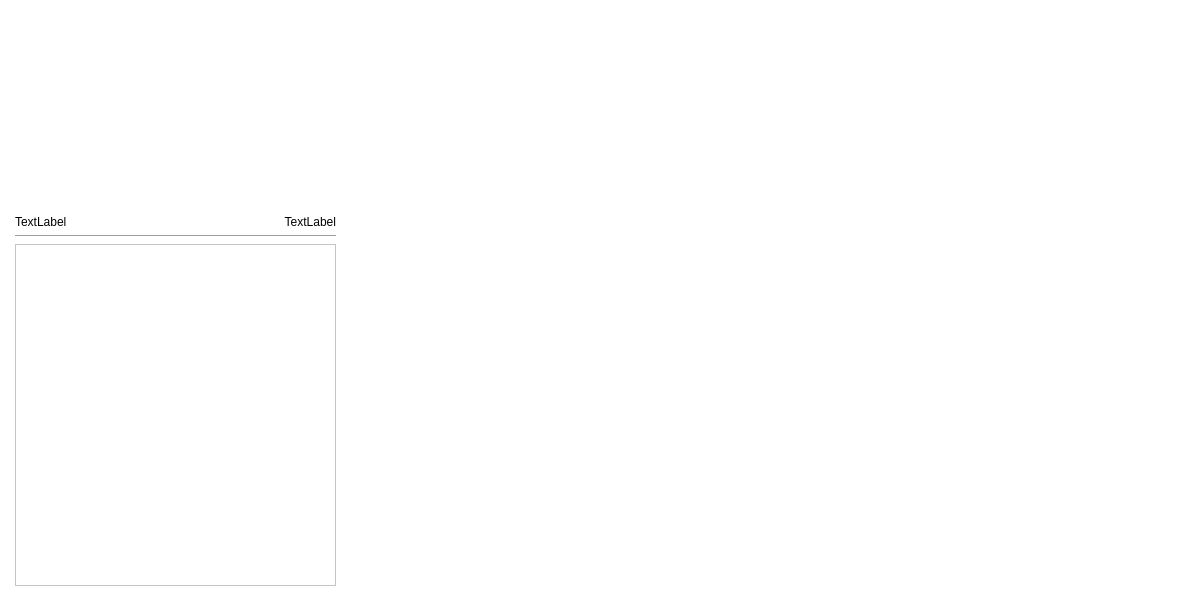
<?xml version="1.0" encoding="UTF-8"?>
<ui version="4.0">
 <class>MainWindow</class>
 <widget class="QMainWindow" name="MainWindow">
  <property name="geometry">
   <rect>
    <x>0</x>
    <y>0</y>
    <width>1200</width>
    <height>600</height>
   </rect>
  </property>
  <property name="palette">
   <palette>
    <active>
     <colorrole role="Button">
      <brush brushstyle="SolidPattern">
       <color alpha="255">
        <red>255</red>
        <green>255</green>
        <blue>255</blue>
       </color>
      </brush>
     </colorrole>
     <colorrole role="Base">
      <brush brushstyle="SolidPattern">
       <color alpha="255">
        <red>255</red>
        <green>255</green>
        <blue>255</blue>
       </color>
      </brush>
     </colorrole>
     <colorrole role="Window">
      <brush brushstyle="SolidPattern">
       <color alpha="255">
        <red>255</red>
        <green>255</green>
        <blue>255</blue>
       </color>
      </brush>
     </colorrole>
    </active>
    <inactive>
     <colorrole role="Button">
      <brush brushstyle="SolidPattern">
       <color alpha="255">
        <red>255</red>
        <green>255</green>
        <blue>255</blue>
       </color>
      </brush>
     </colorrole>
     <colorrole role="Base">
      <brush brushstyle="SolidPattern">
       <color alpha="255">
        <red>255</red>
        <green>255</green>
        <blue>255</blue>
       </color>
      </brush>
     </colorrole>
     <colorrole role="Window">
      <brush brushstyle="SolidPattern">
       <color alpha="255">
        <red>255</red>
        <green>255</green>
        <blue>255</blue>
       </color>
      </brush>
     </colorrole>
    </inactive>
    <disabled>
     <colorrole role="Button">
      <brush brushstyle="SolidPattern">
       <color alpha="255">
        <red>255</red>
        <green>255</green>
        <blue>255</blue>
       </color>
      </brush>
     </colorrole>
     <colorrole role="Base">
      <brush brushstyle="SolidPattern">
       <color alpha="255">
        <red>255</red>
        <green>255</green>
        <blue>255</blue>
       </color>
      </brush>
     </colorrole>
     <colorrole role="Window">
      <brush brushstyle="SolidPattern">
       <color alpha="255">
        <red>255</red>
        <green>255</green>
        <blue>255</blue>
       </color>
      </brush>
     </colorrole>
    </disabled>
   </palette>
  </property>
  <property name="windowTitle">
   <string>Метрополис</string>
  </property>
  <widget class="QWidget" name="centralWidget">
   <property name="palette">
    <palette>
     <active>
      <colorrole role="Button">
       <brush brushstyle="SolidPattern">
        <color alpha="255">
         <red>255</red>
         <green>255</green>
         <blue>255</blue>
        </color>
       </brush>
      </colorrole>
     </active>
     <inactive>
      <colorrole role="Button">
       <brush brushstyle="SolidPattern">
        <color alpha="255">
         <red>255</red>
         <green>255</green>
         <blue>255</blue>
        </color>
       </brush>
      </colorrole>
     </inactive>
     <disabled>
      <colorrole role="Button">
       <brush brushstyle="SolidPattern">
        <color alpha="255">
         <red>255</red>
         <green>255</green>
         <blue>255</blue>
        </color>
       </brush>
      </colorrole>
     </disabled>
    </palette>
   </property>
   <widget class="QWidget" name="verticalLayoutWidget">
    <property name="geometry">
     <rect>
      <x>10</x>
      <y>10</y>
      <width>331</width>
      <height>191</height>
     </rect>
    </property>
    <layout class="QVBoxLayout" name="verticalLayout">
     <property name="sizeConstraint">
      <enum>QLayout::SetDefaultConstraint</enum>
     </property>
     <property name="leftMargin">
      <number>8</number>
     </property>
     <property name="topMargin">
      <number>8</number>
     </property>
     <property name="rightMargin">
      <number>8</number>
     </property>
     <property name="bottomMargin">
      <number>8</number>
     </property>
    </layout>
   </widget>
   <widget class="QWidget" name="verticalLayoutWidget_2">
    <property name="geometry">
     <rect>
      <x>10</x>
      <y>210</y>
      <width>331</width>
      <height>381</height>
     </rect>
    </property>
    <layout class="QVBoxLayout" name="verticalLayout_2">
     <property name="leftMargin">
      <number>5</number>
     </property>
     <property name="topMargin">
      <number>5</number>
     </property>
     <property name="rightMargin">
      <number>5</number>
     </property>
     <property name="bottomMargin">
      <number>5</number>
     </property>
     <item>
      <layout class="QHBoxLayout" name="horizontalLayout">
       <item>
        <widget class="QLabel" name="pathLabel">
         <property name="text">
          <string>TextLabel</string>
         </property>
         <property name="alignment">
          <set>Qt::AlignLeading|Qt::AlignLeft|Qt::AlignVCenter</set>
         </property>
        </widget>
       </item>
       <item>
        <widget class="QLabel" name="timeLabel">
         <property name="text">
          <string>TextLabel</string>
         </property>
         <property name="alignment">
          <set>Qt::AlignRight|Qt::AlignTrailing|Qt::AlignVCenter</set>
         </property>
        </widget>
       </item>
      </layout>
     </item>
     <item>
      <widget class="Line" name="line">
       <property name="orientation">
        <enum>Qt::Horizontal</enum>
       </property>
      </widget>
     </item>
     <item>
      <widget class="QListWidget" name="stationsList"/>
     </item>
    </layout>
   </widget>
  </widget>
 </widget>
 <layoutdefault spacing="6" margin="11"/>
 <resources/>
 <connections/>
</ui>
